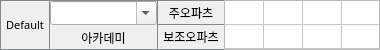
<?xml version="1.0" encoding="UTF-8"?>
<ui version="4.0">
 <class>Form</class>
 <widget class="QWidget" name="Form">
  <property name="geometry">
   <rect>
    <x>0</x>
    <y>0</y>
    <width>380</width>
    <height>50</height>
   </rect>
  </property>
  <property name="windowTitle">
   <string>Form</string>
  </property>
  <widget class="QTableWidget" name="tableWidget_cal">
   <property name="geometry">
    <rect>
     <x>224</x>
     <y>0</y>
     <width>156</width>
     <height>50</height>
    </rect>
   </property>
   <property name="styleSheet">
    <string notr="true"/>
   </property>
   <property name="verticalScrollBarPolicy">
    <enum>Qt::ScrollBarAlwaysOff</enum>
   </property>
   <property name="horizontalScrollBarPolicy">
    <enum>Qt::ScrollBarAlwaysOff</enum>
   </property>
   <property name="sizeAdjustPolicy">
    <enum>QAbstractScrollArea::AdjustIgnored</enum>
   </property>
   <attribute name="horizontalHeaderVisible">
    <bool>false</bool>
   </attribute>
   <attribute name="horizontalHeaderCascadingSectionResizes">
    <bool>false</bool>
   </attribute>
   <attribute name="horizontalHeaderDefaultSectionSize">
    <number>39</number>
   </attribute>
   <attribute name="horizontalHeaderMinimumSectionSize">
    <number>20</number>
   </attribute>
   <attribute name="verticalHeaderVisible">
    <bool>false</bool>
   </attribute>
   <attribute name="verticalHeaderDefaultSectionSize">
    <number>24</number>
   </attribute>
   <row>
    <property name="text">
     <string>C</string>
    </property>
   </row>
   <row>
    <property name="text">
     <string>S</string>
    </property>
   </row>
   <column>
    <property name="text">
     <string>T1</string>
    </property>
   </column>
   <column>
    <property name="text">
     <string>T2</string>
    </property>
   </column>
   <column>
    <property name="text">
     <string>T3</string>
    </property>
   </column>
   <column>
    <property name="text">
     <string>T4</string>
    </property>
   </column>
  </widget>
  <widget class="QLabel" name="label_img">
   <property name="geometry">
    <rect>
     <x>0</x>
     <y>0</y>
     <width>50</width>
     <height>50</height>
    </rect>
   </property>
   <property name="font">
    <font>
     <family>배달의민족 주아</family>
     <pointsize>8</pointsize>
    </font>
   </property>
   <property name="styleSheet">
    <string notr="true">border: 1px solid rgb(130,135,144);</string>
   </property>
   <property name="text">
    <string>Default</string>
   </property>
   <property name="scaledContents">
    <bool>true</bool>
   </property>
   <property name="alignment">
    <set>Qt::AlignCenter</set>
   </property>
   <property name="textInteractionFlags">
    <set>Qt::NoTextInteraction</set>
   </property>
  </widget>
  <widget class="QLabel" name="label_back">
   <property name="geometry">
    <rect>
     <x>0</x>
     <y>0</y>
     <width>380</width>
     <height>50</height>
    </rect>
   </property>
   <property name="styleSheet">
    <string notr="true">border: 1px solid rgb(130,135,144);</string>
   </property>
   <property name="text">
    <string/>
   </property>
  </widget>
  <widget class="QLabel" name="label_academy">
   <property name="geometry">
    <rect>
     <x>50</x>
     <y>25</y>
     <width>107</width>
     <height>25</height>
    </rect>
   </property>
   <property name="font">
    <font>
     <family>맑은 고딕</family>
    </font>
   </property>
   <property name="styleSheet">
    <string notr="true"/>
   </property>
   <property name="text">
    <string>아카데미</string>
   </property>
   <property name="alignment">
    <set>Qt::AlignCenter</set>
   </property>
   <property name="textInteractionFlags">
    <set>Qt::NoTextInteraction</set>
   </property>
  </widget>
  <widget class="QComboBox" name="comboBox">
   <property name="geometry">
    <rect>
     <x>50</x>
     <y>1</y>
     <width>107</width>
     <height>24</height>
    </rect>
   </property>
   <property name="font">
    <font>
     <family>맑은 고딕</family>
    </font>
   </property>
   <property name="focusPolicy">
    <enum>Qt::WheelFocus</enum>
   </property>
   <property name="editable">
    <bool>true</bool>
   </property>
   <property name="insertPolicy">
    <enum>QComboBox::NoInsert</enum>
   </property>
   <property name="frame">
    <bool>true</bool>
   </property>
  </widget>
  <widget class="QLabel" name="label_oparts_main">
   <property name="geometry">
    <rect>
     <x>157</x>
     <y>0</y>
     <width>67</width>
     <height>25</height>
    </rect>
   </property>
   <property name="font">
    <font>
     <family>맑은 고딕</family>
    </font>
   </property>
   <property name="styleSheet">
    <string notr="true">border: 1px solid rgb(130,135,144);
border-right: none;</string>
   </property>
   <property name="text">
    <string>주오파츠</string>
   </property>
   <property name="alignment">
    <set>Qt::AlignCenter</set>
   </property>
   <property name="textInteractionFlags">
    <set>Qt::NoTextInteraction</set>
   </property>
  </widget>
  <widget class="QLabel" name="label_oparts_sub">
   <property name="geometry">
    <rect>
     <x>157</x>
     <y>25</y>
     <width>67</width>
     <height>25</height>
    </rect>
   </property>
   <property name="font">
    <font>
     <family>맑은 고딕</family>
    </font>
   </property>
   <property name="styleSheet">
    <string notr="true">border: 1px solid rgb(130,135,144);
border-right: none;
border-top:none;</string>
   </property>
   <property name="text">
    <string>보조오파츠</string>
   </property>
   <property name="alignment">
    <set>Qt::AlignCenter</set>
   </property>
   <property name="textInteractionFlags">
    <set>Qt::NoTextInteraction</set>
   </property>
  </widget>
  <zorder>label_back</zorder>
  <zorder>tableWidget_cal</zorder>
  <zorder>label_academy</zorder>
  <zorder>label_img</zorder>
  <zorder>comboBox</zorder>
  <zorder>label_oparts_main</zorder>
  <zorder>label_oparts_sub</zorder>
 </widget>
 <resources/>
 <connections/>
</ui>
